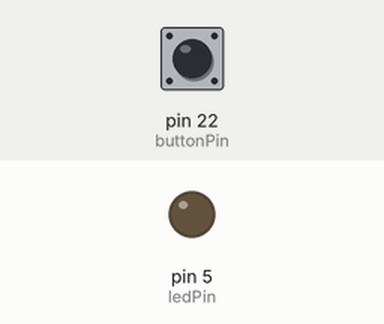
This sketch was run on a simulated Arduino Mega 2560, built with avr-gcc and run on an emulated ATmega2560. Parts: output pins drawn as LEDs (lit = HIGH). Inputs (shaded band) come from the test bench; at power-on: pin 22 (buttonPin) LOW. What the sketch prints to the serial monitor is not drawn.

Above: at 1.2 s.
1.3 s: pin 22 (buttonPin) pulled HIGH for 0.15 s
At 1.37 s:
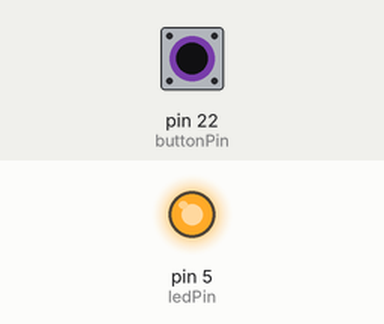
2.9 s: pin 22 (buttonPin) pulled HIGH for 3.2 s
At 7.4 s:
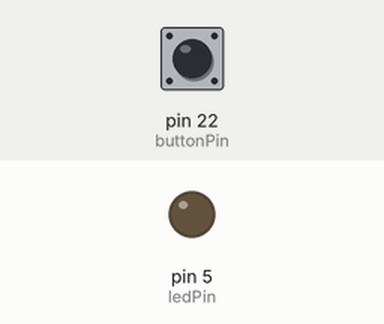
Timing chart, 0 to 8.9 s (numbered marks = the images above; inputs shaded):
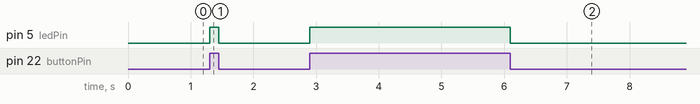

The sketch:

digital_input.ino
```cpp
// menginisiasi pin yang digunakan
const int buttonPin = 22;  // pin 22 dihubungkan dengan saklar
const int ledPin = 5;    // pin 5 dihubungkan dengan LED

// menginisiasi variabel nilai state dari saklar
int buttonState = 0;

void setup() {
  // menginisiasikan komunikasi serial pada baud rate 115200
  Serial.begin(115200);
  // menginisiasikan buttoPin sebagai input
  pinMode(buttonPin, INPUT);
  // menginisiasikan ledPin sebagai output
  pinMode(ledPin, OUTPUT);
}

void loop() {
  // membaca state yang dihasikal oleh saklar
  buttonState = digitalRead(buttonPin);
  Serial.println(buttonState);

  // mengecek apakah skalar ditekan atau tidak
  // jika ditekan variabel buttonState bernilai HIGH
  if (buttonState == HIGH) {
    // menyalakan LED
      digitalWrite(ledPin, HIGH);
      }
  else {
    // matikan LED
      digitalWrite(ledPin, LOW);
      }
}
```

Measured:
- after the input at 1.3 s, pin 5 (ledPin): LOW → HIGH at once, → LOW 0.15 s later
- after the input at 2.9 s, pin 5 (ledPin): LOW → HIGH at once, → LOW 3.2 s later
